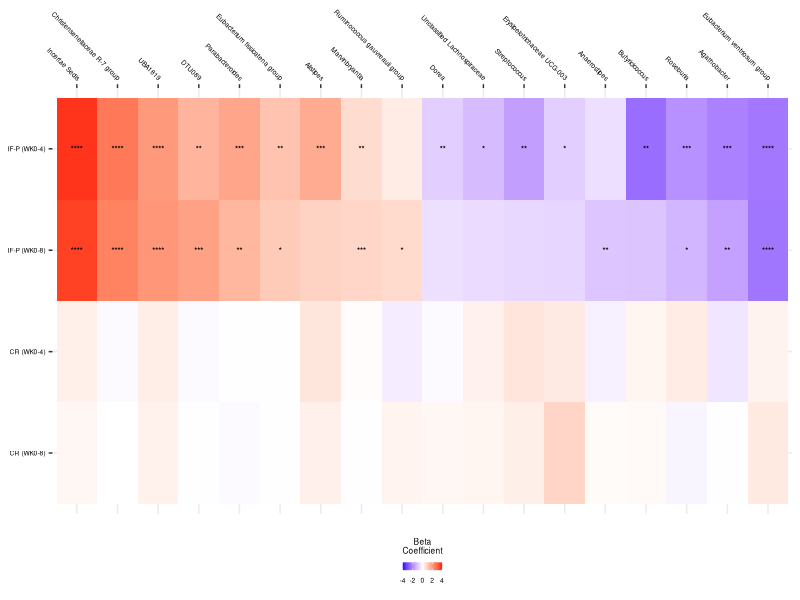
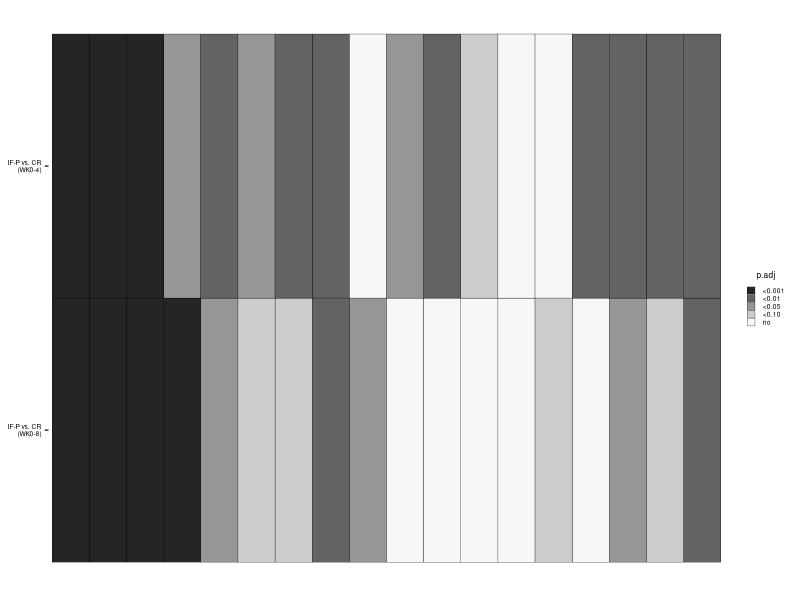
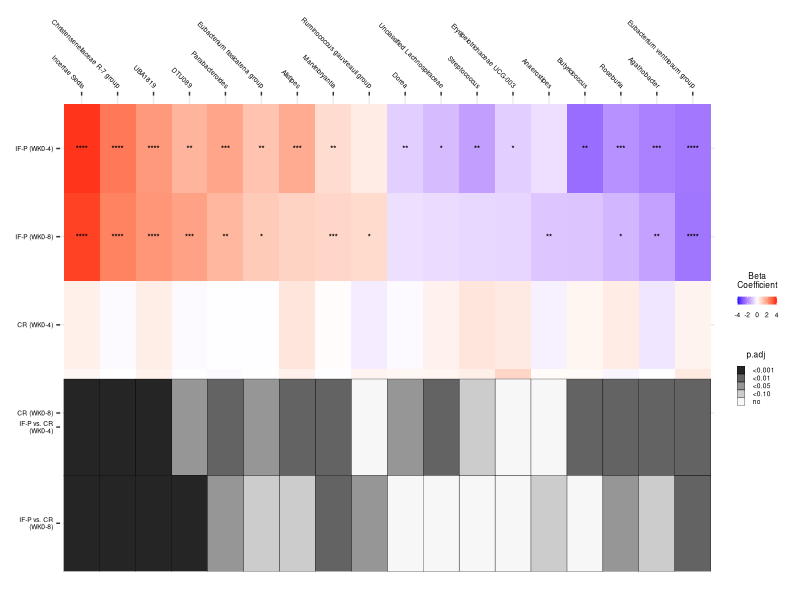
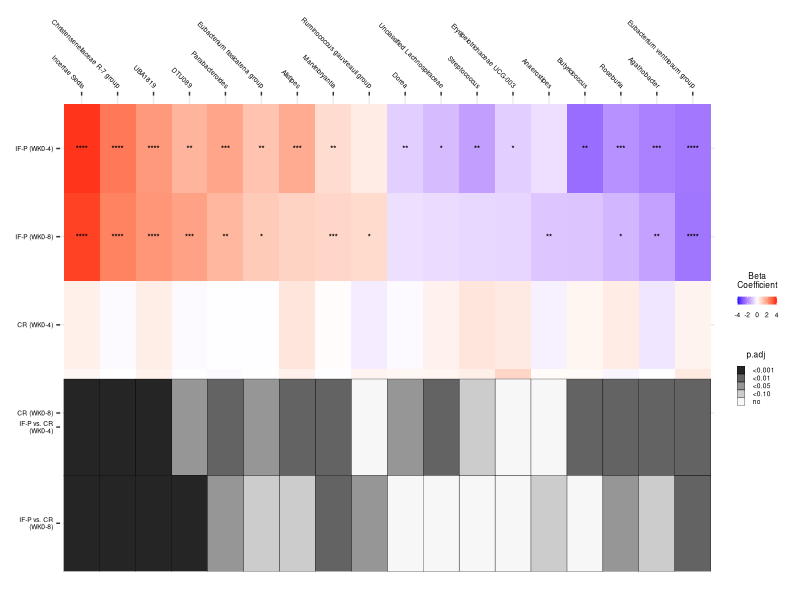

Write R code to recreate these figures, in order.
# load packages
library(patchwork); packageVersion("patchwork")     
library(ggplot2); packageVersion("ggplot2")


# Import data
DA <- read.csv(file = './combined_genus_group_results.csv')

level_order1 <- factor(DA$feature, level = c('Eubacterium_ventriosum_group',
                                             'Agathobacter',
                                             'Roseburia',
                                             'Butyricicoccus',
                                             'Anaerostipes',
                                             'Erysipelotrichaceae_UCG.003',
                                             'Streptococcus',
                                             'Unclassified.Lachnospiraceae',
                                             'Dorea',
                                             'Ruminococcus_gauvreauii_group',
                                             'Marvinbryantia',
                                             'Alistipes',
                                             'Eubacterium_fissicatena_group',
                                             'Parabacteroides',
                                             'DTU089',
                                             'UBA1819',
                                             'Christensenellaceae_R.7_group',
                                             'Incertae_Sedis'),
                       label = c('Eubacterium ventriosum group',
                                 'Agathobacter',
                                 'Roseburia',
                                 'Butyricicoccus',
                                 'Anaerostipes',
                                 'Erysipelotrichaceae UCG-003',
                                 'Streptococcus',
                                 'Unclassified Lachnospiraceae',
                                 'Dorea',
                                 'Ruminococcus gauvreauii group',
                                 'Marvinbryantia',
                                 'Alistipes',
                                 'Eubacterium fissicatena group',
                                 'Parabacteroides',
                                 'DTU089',
                                 'UBA1819',
                                 'Christensenellaceae R-7 group',
                                 'Incertae Sedis'))

level_order2 <- factor(DA$value, level=c('IF_P_WK4', 'IF_P_WK8', 'HH_WK4', 'HH_WK8'),
                       label=c('IF-P (WK0-4)', 'IF-P (WK0-8)', 'CR (WK0-4)', 'CR (WK0-8)'))

p1 <- ggplot(DA, aes(x= forcats::fct_rev(level_order2), y = forcats::fct_rev(level_order1), fill = coef)) + 
  geom_tile() +
  scale_fill_gradient2(limits=c(-4,4), low = "blue",
                       mid = "white",
                       high = "red") +
  geom_text(aes(label = label, color = coef), col = "black", nudge_y = 0, 
            size = 2,
            fontface = "bold",
            show.legend = TRUE) +
  #scale_x_discrete(guide = guide_axis(angle = -45)) +
  scale_y_discrete(position = "right", guide = guide_axis(angle = -45)) +
  ylab("Genus") +
  theme_bw()  +
  theme(axis.title = element_blank()) +
  theme(text = element_text(size = 6, color = "black")) +
  theme(axis.text=element_text(colour="black"),
        panel.border = element_rect(colour = NA, fill=NA)) +
  theme(legend.position="bottom", legend.box = "horizontal") +
  guides(fill = guide_colourbar(title = "Beta\nCoefficient", title.position = "top",
                                title.hjust = 0.5)) +
  coord_flip() +
  theme(legend.key.size = unit(0.2, 'cm'))

p1

# import interactions
DA1 <- read.csv(file = './combined_genus_interaction_results.csv')

level_order3 <- factor(DA1$feature, level = c('Eubacterium_ventriosum_group',
                                             'Agathobacter',
                                             'Roseburia',
                                             'Butyricicoccus',
                                             'Anaerostipes',
                                             'Erysipelotrichaceae_UCG.003',
                                             'Streptococcus',
                                             'Unclassified.Lachnospiraceae',
                                             'Dorea',
                                             'Ruminococcus_gauvreauii_group',
                                             'Marvinbryantia',
                                             'Alistipes',
                                             'Eubacterium_fissicatena_group',
                                             'Parabacteroides',
                                             'DTU089',
                                             'UBA1819',
                                             'Christensenellaceae_R.7_group',
                                             'Incertae_Sedis'))

level_order4 <- factor(DA1$value, level=c('WK4', 'WK8'),
                       label=c('IF-P vs. CR\n(WK0-4)', 'IF-P vs. CR\n(WK0-8)'))

colors <- c("#252525", "#636363", "#969696", "#cccccc", "#f7f7f7")

p2<- ggplot(DA1, aes(x= forcats::fct_rev(level_order4), y = forcats::fct_rev(level_order3), fill = label)) + 
  geom_tile(color = "black") +
  scale_fill_manual(values=colors, name="p.adj") +
  scale_y_discrete(guide = guide_axis(angle = -45)) +
  theme_bw()  +
  theme(panel.grid.major = element_blank(), panel.grid.minor = element_blank(),
        panel.background = element_blank()) +
  theme(axis.title = element_blank()) +
  theme(axis.text.x=element_blank(),
        axis.ticks.x=element_blank()) +
  theme(text = element_text(size = 6, color = "black")) +
  theme(axis.text=element_text(colour="black"),
        panel.border = element_rect(colour = NA, fill=NA)) +
  theme(legend.title.align=0.5) +
  #theme(legend.position="bottom", legend.box = "horizontal") +
  coord_flip() +
  theme(legend.key.size = unit(0.2, 'cm'))

p2


# combine plots

genus_RA <- p1 + plot_spacer() + p2 +
  plot_layout(heights = c(3.5, -1.2, 2), guides = "collect")

genus_RA

#png
ggsave("./Fig1_h.png", height = 6, width = 12, units = "cm")
